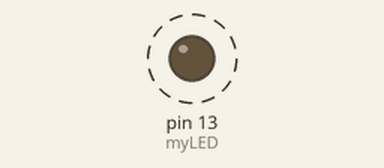
Bench run of a sketch on a simulated Arduino Uno, built with avr-gcc and run on an emulated ATmega328P. On the bench: output pins drawn as LEDs (lit = HIGH). Dashed ring = blinking.

Above: at 0.3 s.
Timing chart, 0 to 3.0 s (numbered marks = the images above):
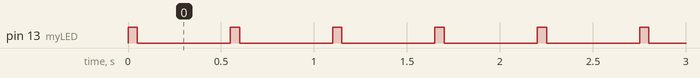

Measured:
- by itself, pin 13 (myLED): alternates HIGH for 0.05 s and LOW for 0.50 s

The sketch:

MyBlink.ino
```cpp
int myLED = 13;

void setup() {
  pinMode(myLED, OUTPUT);
  digitalWrite(myLED, LOW);
}

void loop() {
  digitalWrite(myLED, HIGH);
  delay(50);
  digitalWrite(myLED, LOW);
  delay(500);
}
```
